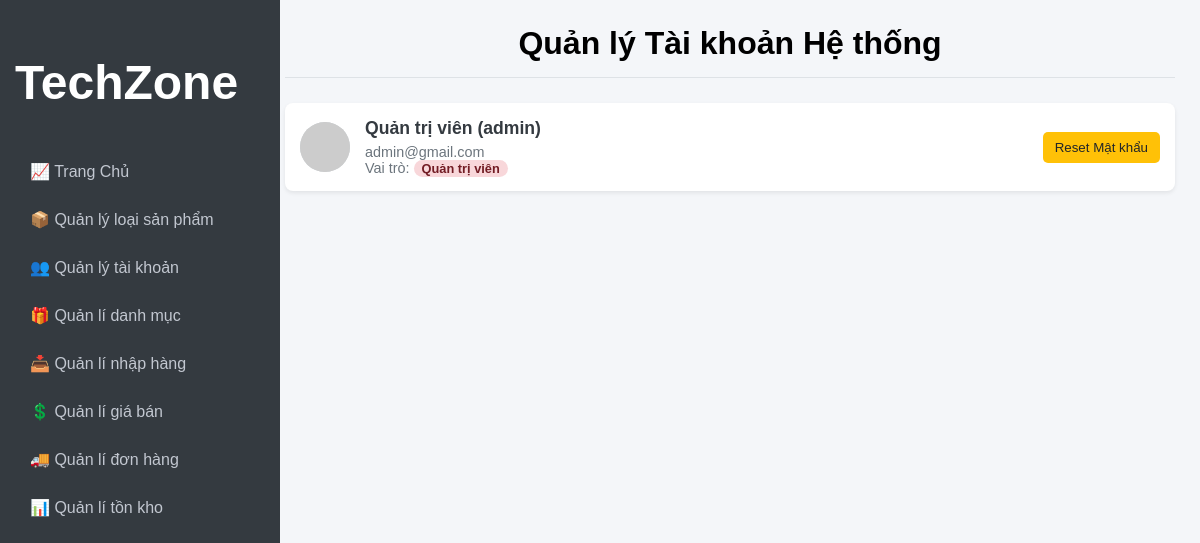
The app's page /Admin/taikhoan.php (signed in), older data.
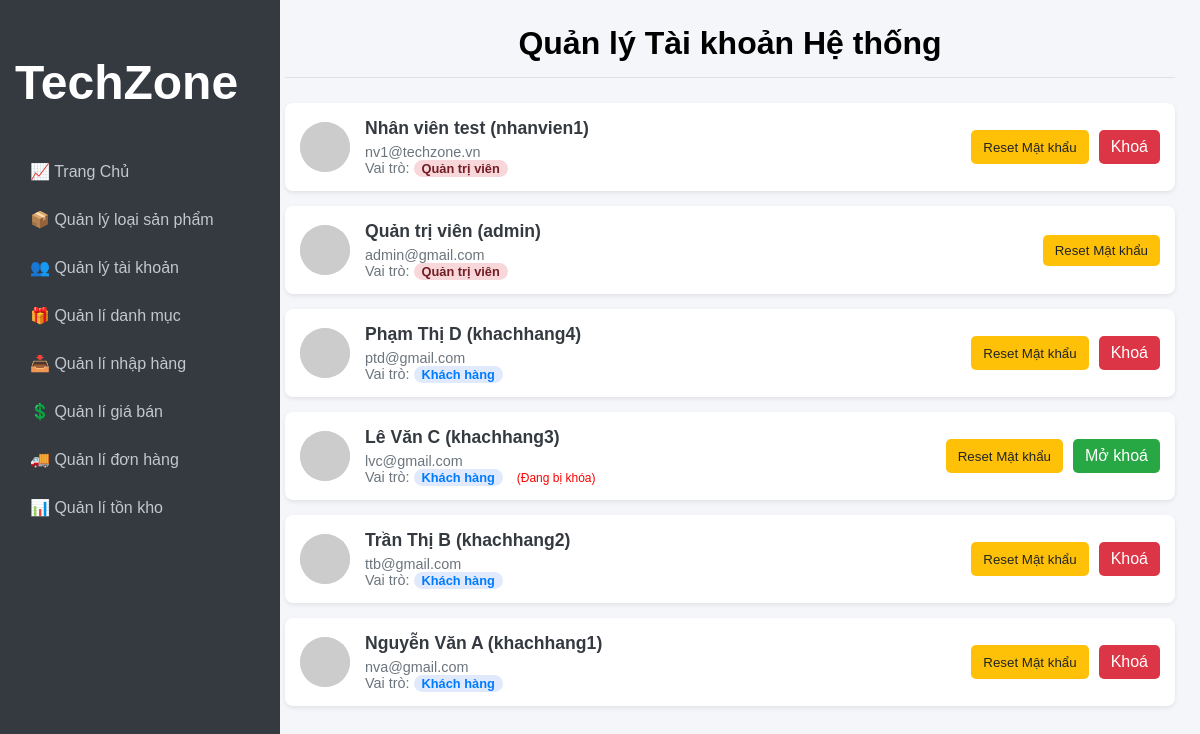
The same page, newer data.
### tables this page shows
CREATE TABLE `taikhoan` (
  `MaTK` int(11) NOT NULL,
  `Username` varchar(50) NOT NULL,
  `Password` varchar(255) NOT NULL,
  `HoTen` varchar(100) NOT NULL,
  `Email` varchar(100) NOT NULL,
  `Avatar` varchar(255) DEFAULT NULL,
  `SoDienThoai` varchar(20) NOT NULL,
  `VaiTro` tinyint(1) DEFAULT 0 COMMENT '0: Khách hàng, 1: Admin',
  `TrangThai` tinyint(1) DEFAULT 1 COMMENT '0: Bị khóa, 1: Hoạt động'
);

CREATE TABLE `diachikhachhang` (
  `MaDC` int(11) NOT NULL,
  `MaTK` int(11) NOT NULL,
  `TenNguoiNhan` varchar(100) NOT NULL,
  `SDTNhan` varchar(20) NOT NULL,
  `DiaChiChiTiet` varchar(255) NOT NULL,
  `PhuongXa` varchar(100) NOT NULL,
  `QuanHuyen` varchar(100) NOT NULL,
  `TinhThanh` varchar(100) NOT NULL
);

### Admin/taikhoan.php (the view, shortened to what this page needs)
<?php
require_once 'config.php';
$stmt = $conn->query("SELECT t.*, d.DiaChiChiTiet, d.PhuongXa
                      FROM TaiKhoan t
                      LEFT JOIN DiaChiKhachHang d ON t.MaTK = d.MaTK
                      ORDER BY t.VaiTro DESC, t.MaTK DESC");
$danhSachTK = $stmt->fetchAll(PDO::FETCH_ASSOC);
?>
<!DOCTYPE html>
<html lang="vi">
<head>
    <link rel="stylesheet" href="Style.css">
</head>
<body>
    <div class="container">
        <?php include_once 'sidebar.php'; ?>
        <main class="main-content">
            <div class="page-header">
                <h1 class="page-header-title">Quản lý Tài khoản Hệ thống</h1>
            </div>
            <div class="account-list">
                <?php foreach ($danhSachTK as $tk): ?>
                    <div class="account-item">
                        <?php if (!empty($tk['Avatar'])): ?>
                            <img src="Image/<?= htmlspecialchars($tk['Avatar']) ?>" alt="Avatar" class="account-avatar" style="object-fit: cover; border-radius: 50%;">
                        <?php else: ?>
                            <img src="https://ui-avatars.com/api/?name=<?= urlencode($tk['HoTen']) ?>&background=random&color=fff&size=100" alt="Avatar" class="account-avatar" style="border-radius: 50%;">
                        <?php endif; ?>
                        <div class="account-info">
                            <h4><?= htmlspecialchars($tk['HoTen']) ?> (<?= htmlspecialchars($tk['Username']) ?>)</h4>
                            <p><?= htmlspecialchars($tk['Email']) ?></p>
                            <p>Vai trò:
                                <?php if ($tk['VaiTro'] == 1): ?>
                                    <span class="role admin">Quản trị viên</span>
                                <?php else: ?>
                                    <span class="role customer">Khách hàng</span>
                                <?php endif; ?>
                                <?php if ($tk['TrangThai'] == 0): ?>
                                    <span style="color:red; font-size: 12px; margin-left: 10px;">(Đang bị khóa)</span>
                                <?php endif; ?>
                            </p>
                        </div>
                        <div class="account-actions">
                            <button class="btn btn-reset">Reset Mật khẩu</button>
                            <?php if ($tk['MaTK'] != $_SESSION['admin']['MaTK']): ?>
                                <?php if ($tk['TrangThai'] == 1): ?>
                                    <a href="taikhoan.php?action=lock&id=<?= $tk['MaTK'] ?>" class="btn btn-lock" style="text-decoration:none;">Khoá</a>
                                <?php else: ?>
                                    <a href="taikhoan.php?action=unlock&id=<?= $tk['MaTK'] ?>" class="btn btn-unlock" style="text-decoration:none;">Mở khoá</a>
                                <?php endif; ?>
                            <?php endif; ?>
                        </div>
                    </div>
                <?php endforeach; ?>
            </div>
        </main>
    </div>
</body>
</html>

Row changes from the older to the newer data that the page shows:
added taikhoan: HoTen "Nhân viên test", Username "nhanvien1", Email "nv1@techzone.vn", VaiTro "Quản trị viên"
added diachikhachhang: MaTK.HoTen "Phạm Thị D", MaTK.Username "khachhang4", MaTK.Email "ptd@gmail.com", shows "Khách hàng"
added diachikhachhang: MaTK.HoTen "Lê Văn C", MaTK.Username "khachhang3", MaTK.Email "lvc@gmail.com", shows "Khách hàng", shows "(Đang bị khóa)"
added diachikhachhang: MaTK.HoTen "Trần Thị B", MaTK.Username "khachhang2", MaTK.Email "ttb@gmail.com", shows "Khách hàng"
added diachikhachhang: MaTK.HoTen "Nguyễn Văn A", MaTK.Username "khachhang1", MaTK.Email "nva@gmail.com", shows "Khách hàng"
